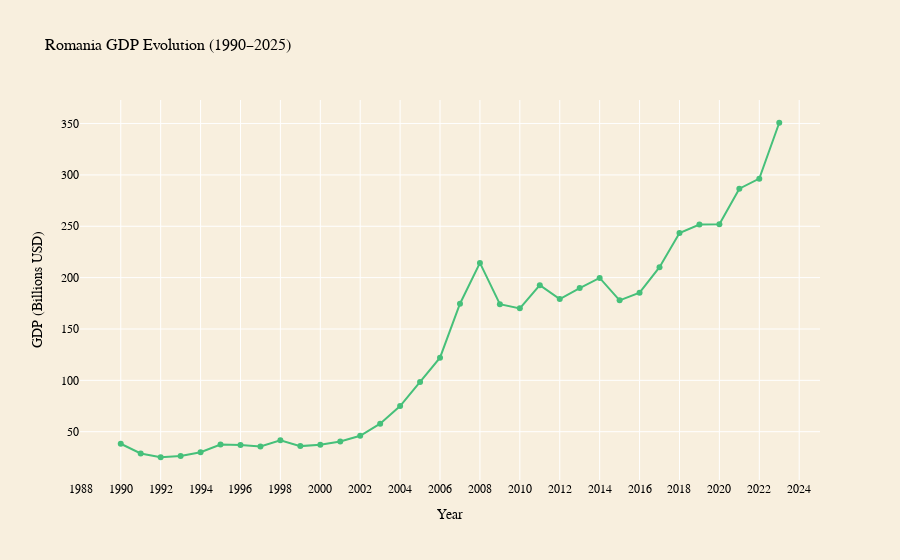

Notebook source saved alongside this figure:
### Code cell
import pandas as pd
import plotly.graph_objects as go

class RomaniaGDPVisualizer:
    def __init__(self):
        self.color_background = '#F8EFDE'
        self.color_gdp = '#46C07a'

    def create_gdp_plotly_chart(self, df):
        fig = go.Figure()

        fig.add_trace(go.Scatter(
            x=df['year'], 
            y=df['gdp_current_usd'] / 1e9,
            mode='lines+markers',
            name='GDP (Billions USD)',
            line=dict(color=self.color_gdp),
            hovertemplate='Year: %{x}<br>GDP: $%{y:.2f}B<extra></extra>'
        ))

        fig.update_layout(
            title='Romania GDP Evolution (1990–2025)',
            xaxis_title='Year',
            yaxis_title='GDP (Billions USD)',
            plot_bgcolor=self.color_background,
            paper_bgcolor=self.color_background,
            xaxis=dict(dtick=2),
            yaxis=dict(tickformat='.'),
            font=dict(family="Arial, sans-serif", size=12, color="black"),
            title_font=dict(size=16, color="black")
        )

        return fig

if __name__ == "__main__":
    data_path = r'C:\Users\Svitlana\OneDrive\RoFacts\mvp\data\gdp.csv'
    try:
        df = pd.read_csv(data_path)
        print("\nRomania GDP Data (Current US$):")
        print(df.to_string(index=False, formatters={
            'gdp_current_usd': lambda x: f'${x/1e9:.2f}B'
        }))

        visualizer = RomaniaGDPVisualizer()
        fig = visualizer.create_gdp_plotly_chart(df)
        fig.show()

    except Exception as e:
        print(f"Error: {e}")
        print("Make sure the data CSV exists and is correctly formatted.")

### Figure 1 — Plotly figure (JSON) as saved in the notebook; plotly's stock layout.template omitted (floating-point values rounded to 4 significant figures)
{"data": [{"hovertemplate": "Year: %{x}<br>GDP: $%{y:.2f}B<extra></extra>", "line": {"color": "#46C07a"}, "mode": "lines+markers", "name": "GDP (Billions USD)", "type": "scatter", "x": [1990, 1991, 1992, 1993, 1994, 1995, 1996, 1997, 1998, 1999, 2000, 2001, 2002, 2003, 2004, 2005, 2006, 2007, 2008, 2009, 2010, 2011, 2012, 2013, 2014, 2015, 2016, 2017, 2018, 2019, 2020, 2021, 2022, 2023], "y": [38.25, 28.85, 25.12, 26.36, 30.07, 37.43, 36.94, 35.58, 41.7, 35.95, 37.25, 40.4, 46.07, 57.81, 74.97, 98.45, 122.0, 174.6, 214.3, 174.1, 170.1, 192.6, 179.1, 189.8, 199.7, 177.9, 185.3, 210.1, 243.5, 251.7, 252.0, 286.6, 296.4, 350.8]}], "layout": {"font": {"color": "black", "family": "Arial, sans-serif", "size": 12}, "paper_bgcolor": "#F8EFDE", "plot_bgcolor": "#F8EFDE", "title": {"font": {"color": "black", "size": 16}, "text": "Romania GDP Evolution (1990–2025)"}, "xaxis": {"dtick": 2, "title": {"text": "Year"}}, "yaxis": {"tickformat": ".", "title": {"text": "GDP (Billions USD)"}}}}
